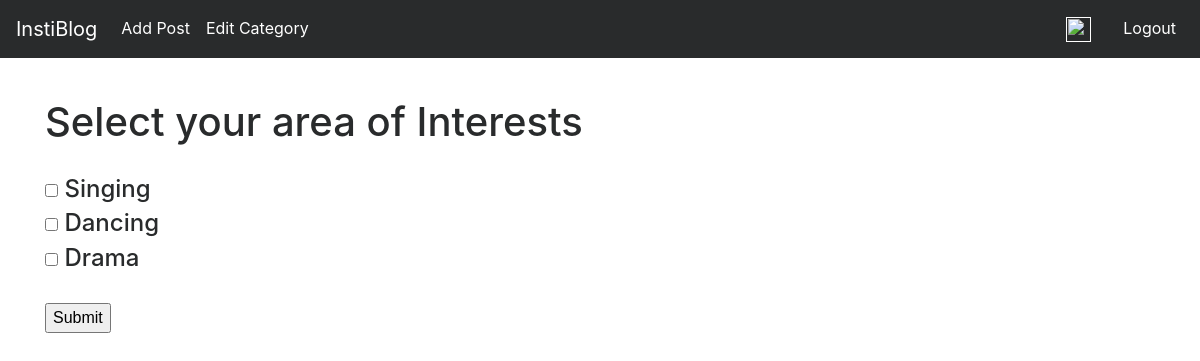
The page /submitcategory/edit/ (signed in) on the database as committed earlier.
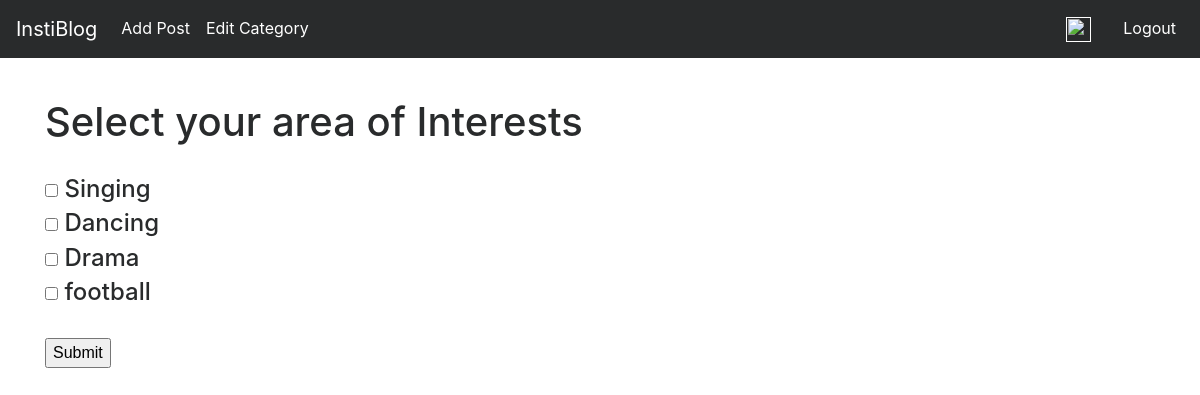
The same page on the database as committed later.
### homepage/models.py (models this page shows)
class Category(models.Model):
    name=models.CharField(max_length=50)

### loginpage/views.py (the view)
# urls.py: re_path(r'edit/$', views.editcat,name='editcat'),
def editcat(request):
    print('hello')
    catg= Category.objects.all()
    blog= Blog.objects.all()
    params={'cat':catg,'blog':blog}
    return render(request,'selectcat.html',params)

### templates/selectcat.html (shortened to what this page needs)
{% extends "layout.html" %}
{% block body %}
{% load crispy_forms_tags %}{% load socialaccount %}
{% if user.is_authenticated %}
<h1>Select your area of Interests </h1>
<form action="http://127.0.0.1:8000/submitcategory/done" method='get'>
<br>
    {% for i in cat %}
     <h4>    <input  type="checkbox" name="{{ i.name }}" value="{{ i.name }}"> {{ i.name }}<br>  </h4>
    {% endfor %}
    <br>
    <button type='submit'> Submit </button>
</form>
{% endif %}
{% endblock body %}

### templates/layout.html (shortened to what this page needs)
<!DOCTYPE html>
{% load static %}
<html lang="en">
<head>
    <link rel="stylesheet" href="{% static 'css/bootstrap.min.css' %}">
</head>
<body>
    {% include "includes/navbar.html" %}
    <div style="margin-top : 100px; margin-bottom:100px;" class="container">
        {% block body %}
        {% endblock body %}
    </div>
</body>
</html>

### templates/includes/navbar.html (shortened to what this page needs)
{% load socialaccount %}
{% load staticfiles %}
<nav class="navbar navbar-toggleable-md navbar-inverse fixed-top bg-inverse">
  <a class="navbar-brand" href="http://127.0.0.1:8000">InstiBlog</a>
  <div class="collapse navbar-collapse" id="navbarCollapse">
    <ul class="navbar-nav mr-auto">
      {% if request.user.is_authenticated %}
      <li class="nav-item active">
        <a class="nav-link" href="http://127.0.0.1:8000/addpost">Add Post</a>
      </li>
      <li class="nav-item active">
        <a class="nav-link" href="http://127.0.0.1:8000/submitcategory/edit/">Edit Category</a>
      </li>
      {% endif %}
    </ul>
    <ul class="navbar-nav ml-auto">
      {% if request.user.is_authenticated %}
      <li class="nav-item active">
        <a class="nav-link" href=""><img height="25" width="25" src="{{ user.socialaccount_set.all.0.get_avatar_url}}" /></a>
      </li>
      <li class="nav-item active">
        <a class="nav-link" href="">{{ user.socialaccount_set.all.0.extra_data.name }}</a>
      </li>
      <li class="nav-item active">
        <a class="nav-link" href="http://127.0.0.1:8000/accounts/logout/">Logout</a>
      </li>
      {% else %}
          {% load staticfiles %}
      {% endif %}
    </ul>
  </div>
</nav>

Rows that differ between the two databases and show on the page:
added Category: name "football"
